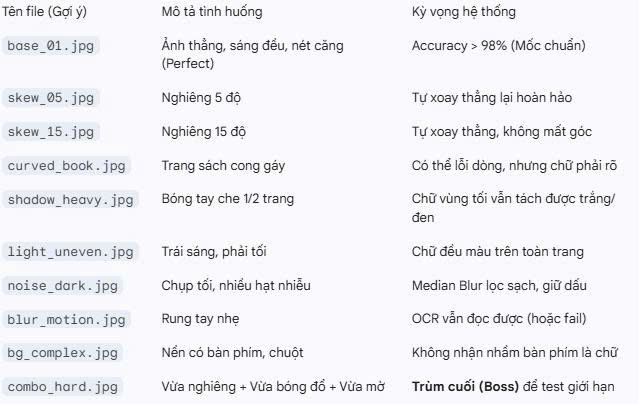
#> input picture Images/Note.jpg, 639 x 404 px
$ python -i deskew.py   (imports and definitions only)
#> lines starting #> are read from the running program, lines starting #| are printed output that depends on the picture
#> further down, picture is the input picture: shape (404, 639, 3); mean B, G, R 242.9, 238.3, 238.6
import cv2
import numpy as np
import math
import logging

# Cấu hình logging
# [1 line not run here, left out]
logger = logging.getLogger('Deskew')

def get_skew_angle(image):
    """
    Tính góc nghiêng dựa trên Hough Transform (Tìm dòng kẻ của văn bản).
    """
    # 1. Đảm bảo ảnh đầu vào là ảnh nền đen, nét trắng (để tìm biên)
    # Ảnh từ main.py truyền vào là thick_img (chữ đen nền trắng) hoặc ngược lại.
    # Ta cần Canny để bắt viền chữ trước.

    # Nếu ảnh màu thì chuyển xám
    if len(image.shape) == 3:
        gray = cv2.cvtColor(image, cv2.COLOR_BGR2GRAY)
    else:
        gray = image

    # 2. Phát hiện cạnh (Edge Detection)
    # Canny giúp biến các dòng chữ thành các đường viền mảnh
    edges = cv2.Canny(gray, 50, 150, apertureSize=3)
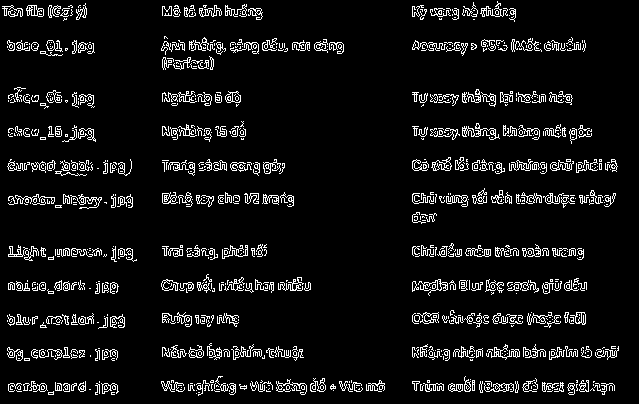
#> edges: shape (404, 639); 7.4% white in thin lines or dots

    # 3. Dùng HoughLinesP để tìm các đoạn thẳng
    # - rho = 1: Độ chính xác khoảng cách (1 pixel)
    # - theta = np.pi/180: Độ chính xác góc (1 độ)
    # - threshold = 200: Số điểm tối thiểu để coi là 1 đường thẳng (tăng nếu nhiễu nhiều)
    # - minLineLength: Độ dài tối thiểu của dòng (rất quan trọng để bỏ qua rác)
    # - maxLineGap: Khoảng cách tối đa giữa các đoạn nét đứt để nối lại thành 1 dòng

    lines = cv2.HoughLinesP(
        edges,
        1,
        np.pi / 180,
        threshold=50,  # Giảm từ 100 → 50 để dễ phát hiện hơn
        minLineLength=max(image.shape[1] // 5, 30),  # Tối thiểu 1/5 chiều rộng hoặc 30px
        maxLineGap=10  # Giảm từ 20 → 10 để chính xác hơn
    )
#> lines = 88 rows, first 6: [412, 197, 614, 197], [164, 389, 384, 389], [414, 385, 614, 385], [415, 390, 614, 390], [162, 200, 293, 200], [414, 387, 614, 387]

    if lines is None:
        logger.info("Không tìm thấy đường thẳng để căn chỉnh.")
        return 0.0

    # 4. Tính góc cho từng đường thẳng tìm được
    angles = []
    for line in lines:
        x1, y1, x2, y2 = line[0]
        # Tính góc theo độ (degrees)
        angle = math.degrees(math.atan2(y2 - y1, x2 - x1))

        # LỌC GÓC (Quan trọng):
        # Chỉ lấy những dòng "gần như nằm ngang" (từ -45 đến +45 độ).
        # Điều này giúp loại bỏ các đường kẻ dọc (lề giấy) gây lỗi xoay 90 độ.
        if -45 < angle < 45:
            angles.append(angle)
#> this loop made 88 passes
#> (x1, y1, x2, y2, angle) on passes 1 to 12: (412, 197, 614, 197, 0), (164, 389, 384, 389, 0), (414, 385, 614, 385, 0), (415, 390, 614, 390, 0), (162, 200, 293, 200, 0), (414, 387, 614, 387, 0), (414, 388, 614, 388, 0), (412, 349, 618, 349, 0), (163, 387, 384, 383, -1.04), (412, 168, 616, 168, 0), (412, 284, 586, 284, 0), (162, 287, 310, 285, -0.774)
#> after the loop, angles = 88 values, max 0.999 at index 82, min -1.04 at index 8, mean -0.0404

    if len(angles) == 0:
        return 0.0

    # 5. Lấy trung vị (Median) để loại bỏ nhiễu (outliers)
    # Median tốt hơn Mean (trung bình cộng) vì nó không bị ảnh hưởng bởi 1-2 dòng bị sai lệch hẳn.
    median_angle = np.median(angles)
#> median_angle = 0
    logger.debug(f"Phát hiện {len(angles)} dòng nằm ngang, median angle: {median_angle:.2f}°")

    return median_angle

def rotate_image(image, angle):
    """
    Xoay ảnh giữ nguyên kích thước (có điền viền trắng).
    """
    if angle == 0: return image

    (h, w) = image.shape[:2]
    center = (w // 2, h // 2)

    M = cv2.getRotationMatrix2D(center, angle, 1.0)

    # borderValue=(255, 255, 255): Điền màu trắng vào góc khuyết
    rotated = cv2.warpAffine(
        image, M, (w, h),
        flags=cv2.INTER_CUBIC,
        borderMode=cv2.BORDER_CONSTANT,
        borderValue=(255, 255, 255)
    )
    return rotated

def deskew(image):
    """
    Hàm chính gọi từ bên ngoài.
    """
    try:
        angle = get_skew_angle(image)
#> angle = 0
        logger.info(f"Góc nghiêng phát hiện: {angle:.2f}°")

        # --- PHANH AN TOÀN ---
        # 1. Nếu góc quá nhỏ (< 0.5 độ): Không xoay để giữ nét.
        if abs(angle) < 0.5:
            logger.debug("Góc nhỏ, bỏ qua.")
            return image

        # 2. Nếu góc quá lớn (> 20 độ): Log cảnh báo nhưng vẫn xoay
        # Bạn có thể nới lỏng số này nếu muốn hỗ trợ ảnh nghiêng nặng.
        if abs(angle) > 20:
            logger.warning(f"Góc nghiêng lớn ({angle:.2f}°). Vẫn thực hiện xoay.")

        return rotate_image(image, angle)

    except Exception as e:
        logger.error(f"Lỗi khi deskew: {str(e)}")
        return image

>>> import cv2
>>> picture = cv2.imread('../Images/Note.jpg')
>>> result = deskew(picture)
